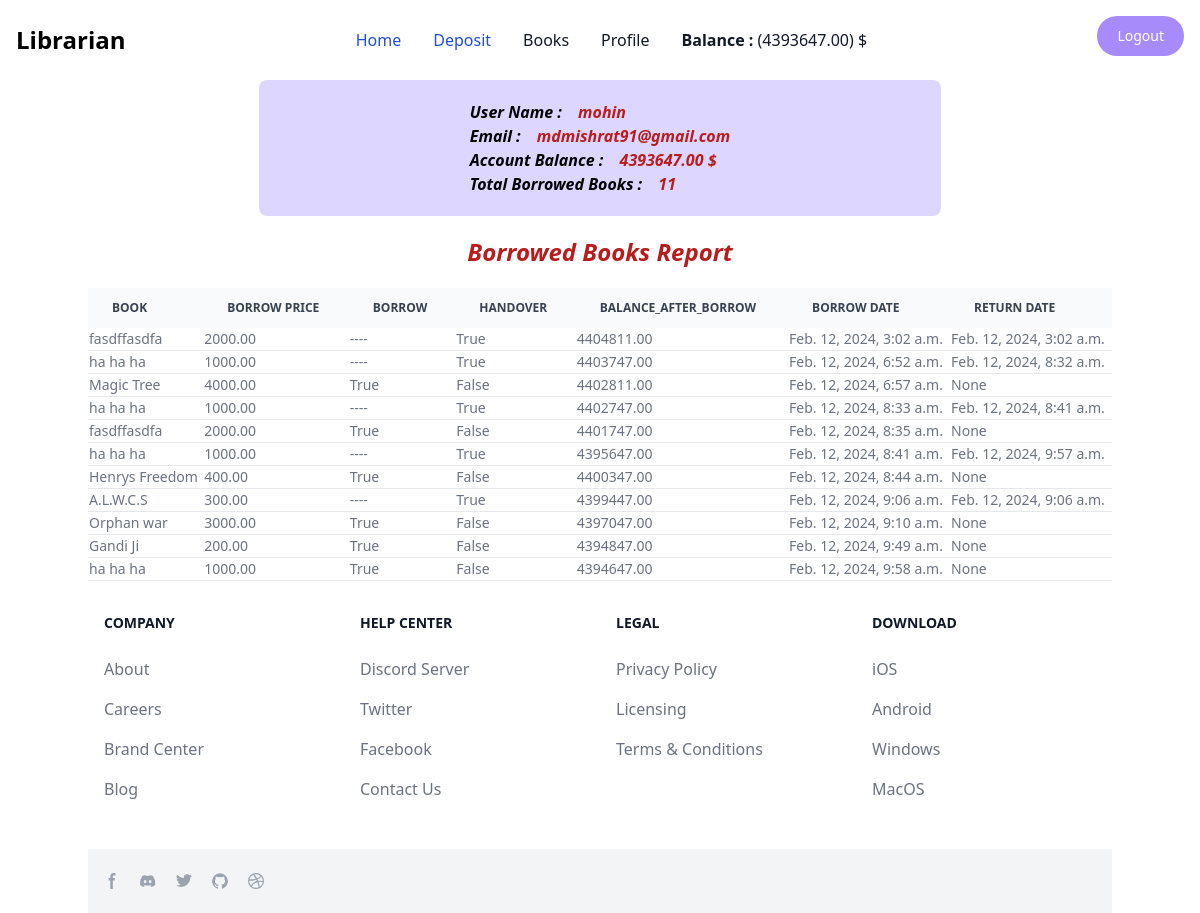
The page /products/profile (signed in) on the database its author committed.
### account/models.py (models this page shows, shortened)
class Account(models.Model):
    User = models.OneToOneField( User , related_name = 'account' , on_delete = models.CASCADE )
    Balance = models.DecimalField(default=0, max_digits=12, decimal_places=2)

### book/models.py (models this page shows)
class BorrowReportModel(models.Model):
    user =       models.ForeignKey(User , related_name = 'borrow' , on_delete = models.CASCADE)
    book =       models.ForeignKey(Book , related_name = 'borrow' , on_delete = models.CASCADE)
    price =      models.DecimalField(max_digits = 12, decimal_places =2)
    borrow =      models.BooleanField(default = False)
    handover =     models.BooleanField(default = False)
    balance_after_borrow = models.DecimalField(max_digits =12 , decimal_places =2)
    borrow_date =models.DateTimeField(auto_now_add = True)
    return_date =models.DateTimeField(blank =True , null = True)

class Book(models.Model):
    title = models.CharField( max_length = 15 )
    description = models.TextField()
    image = models.ImageField(upload_to='midia/uploads/')
    borrowing_price = models.DecimalField(max_digits = 12 , decimal_places=2)
    def __str__(self):
        return self.title

### book/views.py (the view)
# urls.py: path('profile', profile.as_view(), name= 'profile'),
class profile(LoginRequiredMixin, ListView):
     template_name = 'profile.html'
     model = BorrowReportModel
     countBook = 0
     def get_queryset(self) :
          return super().get_queryset().filter(user = self.request.user)
     def get_context_data(self, **kwargs):
        self.countBook = BorrowReportModel.objects.filter(user = self.request.user).count()
        context = super().get_context_data(**kwargs)
        context['countBook'] = self.countBook
        return context

### book/templates/profile.html
{% extends 'base.html' %}
{% block content %}
<div class="w-2/3 mx-auto rounded-lg bg-purple-200  p-5 flex justify-center">
    <div>
        <H1 class="text-black font-bold italic">User Name   : <span class=" ml-3 text-red-700">  {{request.user.username}}</span></H1>
        <H1 class="text-black font-bold italic">Email   : <span class=" ml-3 text-red-700">  {{request.user.email}}</span></H1>
        <H1 class="text-black font-bold italic">Account Balance   : <span class=" ml-3 text-red-700">  {{request.user.account.Balance}} $</span></H1>
        <H1 class="text-black font-bold italic">Total Borrowed Books   : <span class=" ml-3 text-red-700">  {{countBook}} </span></H1>
    </div>
</div>
<h1 class="text-center text-red-700 font-bold text-2xl my-5 italic">Borrowed Books Report</h1>
<div class="relative overflow-x-auto">
    <table class="w-full text-sm text-left rtl:text-right text-gray-500 dark:text-gray-400">
        <thead class="text-xs text-gray-700 uppercase bg-gray-50 dark:bg-gray-700 dark:text-gray-400">
            <tr>
                <th scope="col" class="px-6 py-3">
                    Book
                </th>
                <th scope="col" class="px-6 py-3">
                    Borrow Price
                </th>
                <th scope="col" class="px-6 py-3">
                    Borrow
                </th>
                <th scope="col" class="px-6 py-3">
                    Handover
                </th>
                <th scope="col" class="px-6 py-3">
                    balance_after_borrow
                </th>
                <th scope="col" class="px-6 py-3">
                    borrow Date
                </th>
                <th scope="col" class="px-6 py-3">
                    Return Date
                </th>
            </tr>
        </thead>
        {% for report in object_list %}
        <tbody>
            <tr class="bg-white border-b dark:bg-gray-800 dark:border-gray-700">
                <td scope="row" lass="px-6 py-4">
                    {{report.book}}
                </td>
                <td scope="row" lass="px-6 py-4">
                    {{report.price}}
                </td>
                <td scope="row" lass="px-6 py-4">
                    {% if report.borrow == False %}
                      ----
                    {% else %}
                    {{report.borrow}}
                    {% endif %}
                </td>
                <td scope="row" lass="px-6 py-4">
                    {{report.handover}}
                </td>
                <td scope="row" lass="px-6 py-4">
                    {{report.balance_after_borrow}}
                </td>
                <td scope="row" lass="px-6 py-4">
                    {{report.borrow_date}}
                </td>
                <td scope="row" lass="px-6 py-4">
                    {{report.return_date}}
                </td>
            </tr>
        </tbody>
        {% endfor %}
    </table>
</div>
{% endblock %}

### core/templates/base.html (shortened to what this page needs)
<!DOCTYPE html>
<html lang="en">
<head>
    <link rel="stylesheet" href="https://unpkg.com/tailwindcss@2.0.1/dist/tailwind.min.css">
</head>
<body>
    <div>
        {% include 'header.html' %}
        <div class="container mx-auto">
            {% block content %}
            {% endblock %}
         {% include 'footer.html' %}
        </div>
    </div>
</body>
</html>

### core/templates/header.html (shortened to what this page needs)
        <nav class="bg-white border-gray-200 dark:bg-gray-900">
            <div class="max-w-screen-xl flex flex-wrap items-center justify-between mx-auto p-4">
                <a href="https://flowbite.com/" class="flex items-center space-x-3 rtl:space-x-reverse">
                    <span class="self-center text-2xl font-semibold whitespace-nowrap dark:text-white">Librarian</span>
                </a>
                <div class="flex items-center md:order-2 space-x-1 md:space-x-0 rtl:space-x-reverse">
                    {% if request.user.is_authenticated %}
                            <form action="{% url 'logout' %}" method="post">
                                <button class="text-white bg-purple-400 hover:bg-blue-800 focus:outline-none focus:ring-4 focus:ring-blue-300 font-medium rounded-full text-sm px-5 py-2.5 text-center me-2 mb-2 dark:bg-blue-600 dark:hover:bg-blue-700 dark:focus:ring-blue-800" type="submit">Logout</button>
                            </form>
                    {% endif %}
                </div>
                <div class="items-center justify-between hidden w-full md:flex md:w-auto md:order-1"
                    id="navbar-language">
                    <ul
                        class="flex flex-col font-medium p-4 md:p-0 mt-4 border border-gray-100 rounded-lg bg-gray-50 md:space-x-8 rtl:space-x-reverse md:flex-row md:mt-0 md:border-0 md:bg-white dark:bg-gray-800 md:dark:bg-gray-900 dark:border-gray-700">
                        <li>
                            <a href="{% url 'home' %}"
                                class="block py-2 px-3 text-white bg-blue-700 rounded md:bg-transparent md:text-blue-700 md:p-0 md:dark:text-blue-500"
                                aria-current="page">Home</a>
                        </li>
                         {% if request.user.is_authenticated %}
                            <a href="{% url 'deposit' %}"
                            class="block py-2 px-3 text-white bg-blue-700 rounded md:bg-transparent md:text-blue-700 md:p-0 md:dark:text-blue-500"
                            aria-current="page">Deposit</a>
                         {% endif %}
                        <li>
                            <a href="{% url 'products'%}"
                                class="block py-2 px-3 md:p-0 text-gray-900 rounded hover:bg-gray-100 md:hover:bg-transparent md:hover:text-blue-700 dark:text-white md:dark:hover:text-blue-500 dark:hover:bg-gray-700 dark:hover:text-white md:dark:hover:bg-transparent dark:border-gray-700">Books</a>
                        </li>
                        {% if request.user.is_authenticated %}
                        <li>
                            <a href="{% url 'profile' %}"
                                class="block py-2 px-3 md:p-0 text-gray-900 rounded hover:bg-gray-100 md:hover:bg-transparent md:hover:text-blue-700 dark:text-white md:dark:hover:text-blue-500 dark:hover:bg-gray-700 dark:hover:text-white md:dark:hover:bg-transparent dark:border-gray-700">Profile</a>
                        </li>
                        <li>
                            <a href="#"
                                class="block py-2 px-3 md:p-0 text-gray-900 rounded hover:bg-gray-100 md:hover:bg-transparent md:hover:text-blue-700 dark:text-white md:dark:hover:text-blue-500 dark:hover:bg-gray-700 dark:hover:text-white md:dark:hover:bg-transparent dark:border-gray-700"><span class="font-bold text-red">Balance : </span> ({{request.user.account.Balance}}) $</a>
                        </li>
                        {% endif %}
                    </ul>
                </div>
            </div>
        </nav>

### core/templates/footer.html (shortened to what this page needs)
<footer class="bg-white dark:bg-gray-900">
    <div class="mx-auto w-full max-w-screen-xl">
      <div class="grid grid-cols-2 gap-8 px-4 py-6 lg:py-8 md:grid-cols-4">
        <div>
            <h2 class="mb-6 text-sm font-semibold text-gray-900 uppercase dark:text-white">Company</h2>
            <ul class="text-gray-500 dark:text-gray-400 font-medium">
                <li class="mb-4">
                    <a href="#" class=" hover:underline">About</a>
                </li>
                <li class="mb-4">
                    <a href="#" class="hover:underline">Careers</a>
                </li>
                <li class="mb-4">
                    <a href="#" class="hover:underline">Brand Center</a>
                </li>
                <li class="mb-4">
                    <a href="#" class="hover:underline">Blog</a>
                </li>
            </ul>
        </div>
        <div>
            <h2 class="mb-6 text-sm font-semibold text-gray-900 uppercase dark:text-white">Help center</h2>
            <ul class="text-gray-500 dark:text-gray-400 font-medium">
                <li class="mb-4">
                    <a href="#" class="hover:underline">Discord Server</a>
                </li>
                <li class="mb-4">
                    <a href="#" class="hover:underline">Twitter</a>
                </li>
                <li class="mb-4">
                    <a href="#" class="hover:underline">Facebook</a>
                </li>
                <li class="mb-4">
                    <a href="#" class="hover:underline">Contact Us</a>
                </li>
            </ul>
        </div>
        <div>
            <h2 class="mb-6 text-sm font-semibold text-gray-900 uppercase dark:text-white">Legal</h2>
            <ul class="text-gray-500 dark:text-gray-400 font-medium">
                <li class="mb-4">
                    <a href="#" class="hover:underline">Privacy Policy</a>
                </li>
                <li class="mb-4">
                    <a href="#" class="hover:underline">Licensing</a>
                </li>
                <li class="mb-4">
                    <a href="#" class="hover:underline">Terms &amp; Conditions</a>
                </li>
            </ul>
        </div>
        <div>
            <h2 class="mb-6 text-sm font-semibold text-gray-900 uppercase dark:text-white">Download</h2>
            <ul class="text-gray-500 dark:text-gray-400 font-medium">
                <li class="mb-4">
                    <a href="#" class="hover:underline">iOS</a>
                </li>
                <li class="mb-4">
                    <a href="#" class="hover:underline">Android</a>
                </li>
                <li class="mb-4">
                    <a href="#" class="hover:underline">Windows</a>
                </li>
                <li class="mb-4">
                    <a href="#" class="hover:underline">MacOS</a>
                </li>
            </ul>
        </div>
    </div>
    <div class="px-4 py-6 bg-gray-100 dark:bg-gray-700 md:flex md:items-center md:justify-between">
        <div class="flex mt-4 sm:justify-center md:mt-0 space-x-5 rtl:space-x-reverse">
            <a href="#" class="text-gray-400 hover:text-gray-900 dark:hover:text-white">
                  <svg class="w-4 h-4" aria-hidden="true" xmlns="http://www.w3.org/2000/svg" fill="currentColor" viewBox="0 0 8 19">
                        <path fill-rule="evenodd" d="M6.135 3H8V0H6.135a4.147 4.147 0 0 0-4.142 4.142V6H0v3h2v9.938h3V9h2.021l.592-3H5V3.591A.6.6 0 0 1 5.592 3h.543Z" clip-rule="evenodd"/>
                    </svg>
              </a>
              <a href="#" class="text-gray-400 hover:text-gray-900 dark:hover:text-white">
              </a>
              <a href="#" class="text-gray-400 hover:text-gray-900 dark:hover:text-white">
              </a>
              <a href="#" class="text-gray-400 hover:text-gray-900 dark:hover:text-white">
              </a>
              <a href="#" class="text-gray-400 hover:text-gray-900 dark:hover:text-white">
              </a>
        </div>
      </div>
    </div>
</footer>

### rows shown on the page
BorrowReportModel: book "fasdffasdfa", price "2000.00", handover "True", balance_after_borrow "4404811.00", borrow_date "Feb. 12, 2024, 3:02 a.m.", return_date "Feb. 12, 2024, 3:02 a.m."
BorrowReportModel: book "ha ha ha", price "1000.00", handover "True", balance_after_borrow "4403747.00", borrow_date "Feb. 12, 2024, 6:52 a.m.", return_date "Feb. 12, 2024, 8:32 a.m."
BorrowReportModel: book "Magic Tree", price "4000.00", borrow "True", handover "False", balance_after_borrow "4402811.00", borrow_date "Feb. 12, 2024, 6:57 a.m.", return_date "None"
BorrowReportModel: book "ha ha ha", price "1000.00", handover "True", balance_after_borrow "4402747.00", borrow_date "Feb. 12, 2024, 8:33 a.m.", return_date "Feb. 12, 2024, 8:41 a.m."
BorrowReportModel: book "fasdffasdfa", price "2000.00", borrow "True", handover "False", balance_after_borrow "4401747.00", borrow_date "Feb. 12, 2024, 8:35 a.m.", return_date "None"
BorrowReportModel: book "ha ha ha", price "1000.00", handover "True", balance_after_borrow "4395647.00", borrow_date "Feb. 12, 2024, 8:41 a.m.", return_date "Feb. 12, 2024, 9:57 a.m."
BorrowReportModel: book "Henrys Freedom", price "400.00", borrow "True", handover "False", balance_after_borrow "4400347.00", borrow_date "Feb. 12, 2024, 8:44 a.m.", return_date "None"
BorrowReportModel: book "A.L.W.C.S", price "300.00", handover "True", balance_after_borrow "4399447.00", borrow_date "Feb. 12, 2024, 9:06 a.m.", return_date "Feb. 12, 2024, 9:06 a.m."
BorrowReportModel: book "Orphan war", price "3000.00", borrow "True", handover "False", balance_after_borrow "4397047.00", borrow_date "Feb. 12, 2024, 9:10 a.m.", return_date "None"
BorrowReportModel: book "Gandi Ji", price "200.00", borrow "True", handover "False", balance_after_borrow "4394847.00", borrow_date "Feb. 12, 2024, 9:49 a.m.", return_date "None"
BorrowReportModel: book "ha ha ha", price "1000.00", borrow "True", handover "False", balance_after_borrow "4394647.00", borrow_date "Feb. 12, 2024, 9:58 a.m.", return_date "None"

### other values the page prints
{{ request.user.account.Balance }} "4393647.00"
{{ request.user.username }} "mohin"
{{ request.user.email }} "mdmishrat91@gmail.com"
{{ countBook }} "11"
